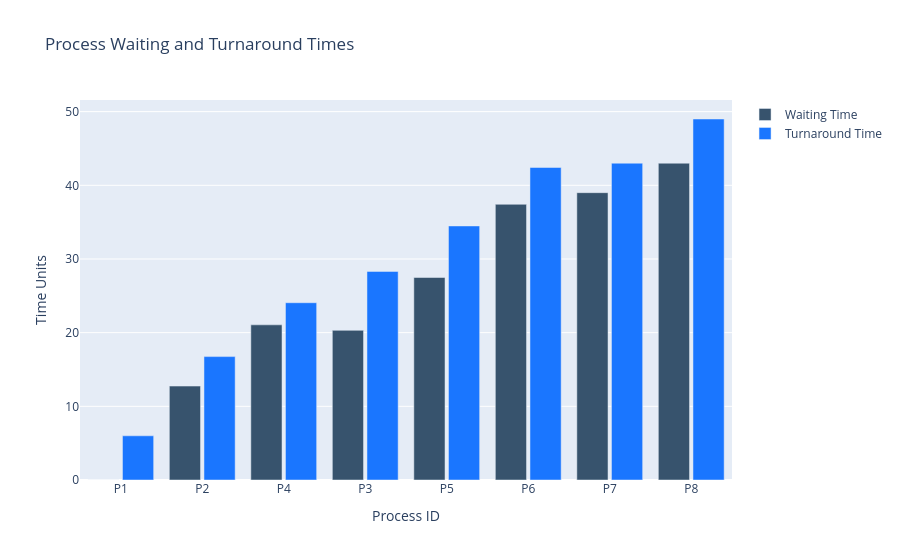

The notebook cell this image was saved under:
### Markdown cell above
## Metrics

Visualizing the waiting times and turnaround times for the processes.

### Code cell
# Create bar chart comparing waiting times and turnaround times
fig = go.Figure()

fig.add_trace(go.Bar(
    x=results_df['Process ID'],
    y=results_df['Waiting Time'],
    name='Waiting Time',
    marker_color='rgb(55, 83, 109)'
))

fig.add_trace(go.Bar(
    x=results_df['Process ID'],
    y=results_df['Turnaround Time'],
    name='Turnaround Time',
    marker_color='rgb(26, 118, 255)'
))

fig.update_layout(
    title='Process Waiting and Turnaround Times',
    xaxis_title='Process ID',
    yaxis_title='Time Units',
    barmode='group',
    bargap=0.15,
    bargroupgap=0.1
)

fig.show()

# Print average metrics
print(f"Average Turnaround Time: {metrics['average_turnaround_time']:.2f}")
print(f"Average Waiting Time: {metrics['average_waiting_time']:.2f}")
print(f"CPU Utilization: {metrics['cpu_utilization']:.2f}%")
print(f"Context Switches: {metrics['context_switches']}")
print(f"Total Time: {metrics['execution_time']}")

### Figure 1 — Plotly figure (JSON) as saved in the notebook; plotly's stock layout.template omitted (floating-point values rounded to 4 significant figures)
{"data": [{"marker": {"color": "rgb(55, 83, 109)"}, "name": "Waiting Time", "type": "bar", "x": ["P1", "P2", "P4", "P3", "P5", "P6", "P7", "P8"], "y": [0.0, 12.75, 21.06, 20.31, 27.48, 37.42, 39.0, 43.0]}, {"marker": {"color": "rgb(26, 118, 255)"}, "name": "Turnaround Time", "type": "bar", "x": ["P1", "P2", "P4", "P3", "P5", "P6", "P7", "P8"], "y": [6.0, 16.75, 24.06, 28.31, 34.48, 42.42, 43.0, 49.0]}], "layout": {"bargap": 0.15, "bargroupgap": 0.1, "barmode": "group", "title": {"text": "Process Waiting and Turnaround Times"}, "xaxis": {"title": {"text": "Process ID"}}, "yaxis": {"title": {"text": "Time Units"}}}}
